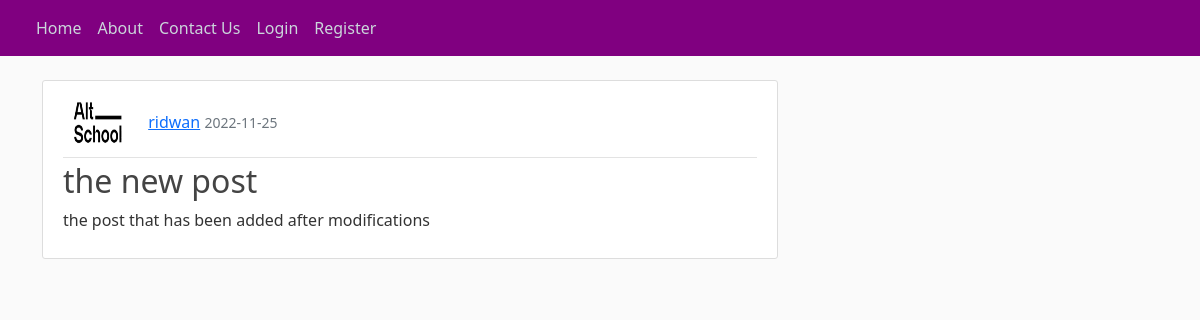
Page /post/13 on the committed database.
### altschool_blog_project/models.py (models this page shows, shortened)
class User(db.Model,UserMixin):
    __tablename__ = 'user'
    id = db.Column(db.Integer(), primary_key=True)
    username = db.Column(db.String(20), unique=True, nullable = False)
    email = db.Column(db.String(120), unique=True, nullable = False)
    image_file = db.Column(db.String(20), nullable = False, default = 'default.jpeg')
    password = db.Column(db.String(60), nullable = False)
    post = db.relationship('Post', backref = 'author', lazy=True)

class Post(db.Model):
    __tablename__ = 'post'
    id = db.Column(db.Integer(), primary_key=True)
    title = db.Column(db.String(100), nullable = False)
    date_posted = db.Column(db.DateTime, default=datetime.utcnow)
    content = db.Column(db.Text(), nullable = False)
    user_id = db.Column(db.Integer, db.ForeignKey('user.id'), nullable = False)

### altschool_blog_project/posts/routes.py (the view)
@posts.route('/post/<int:post_id>', methods=['GET', 'POST'])
def post(post_id):
    post = Post.query.get_or_404(post_id)
    return render_template('post.html', title= post.title, post = post, legend = 'New Post' )

### altschool_blog_project/templates/post.html (shortened to what this page needs)
{% extends "base.html" %}
{% block content %}
    <article class="media content-section">
        <div class="media-body">
        <div class="article-metadata">
            <img class="rounded-circle article-img" src="{{url_for('static', filename='profile_pics/'+post.author.image_file)}}" alt="">
            <a class="mr-2" href="{{url_for('users.get_user_posts', user_id = post.user_id)}}">{{ post.author.username }}</a>
            <small class="text-muted">{{ post.date_posted.strftime('%Y-%m-%d ') }}</small>
        </div>
        <h2 class="article title"> {{ post.title }} </h2>
        <p class="article-content">{{ post.content }}</p>
        </div>
    </article>
{% endblock content %}

### altschool_blog_project/static/main.css (style rules this page uses)
body { background: #fafafa; color: #333333; margin-top: 5rem; }
h1, h2, h3, h4, h5, h6 { color: #444444; }
.content-section { background: #ffffff; padding: 10px 20px; border: 1px solid #dddddd; border-radius: 3px; margin-bottom: 20px; }
.article-content { white-space: pre-line; }
.article-img { height: 65px; width: 65px; margin-right: 16px; }
.article-metadata { padding-bottom: 1px; margin-bottom: 4px; border-bottom: 1px solid #e3e3e3 }

### rows in the picture
User: image_file (placeholder picture), author.username "ridwan"
Post: date_posted "2022-11-25", title "the new post", content "the post that has been added after modifications"
